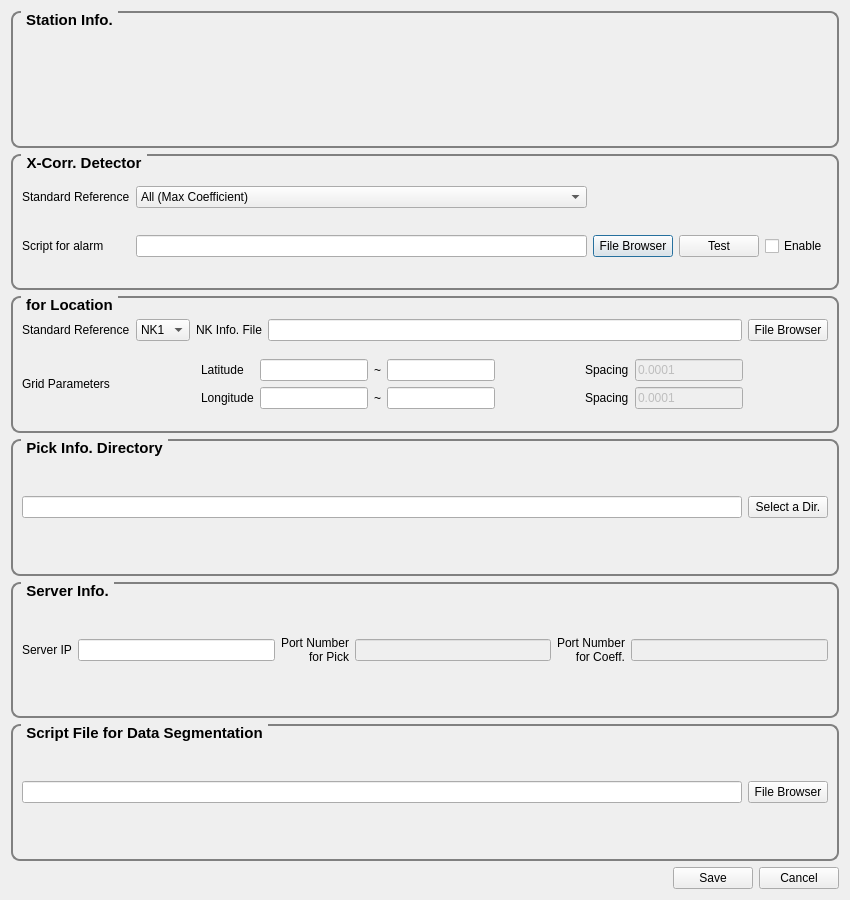
<?xml version="1.0" encoding="UTF-8"?>
<ui version="4.0">
 <class>Config</class>
 <widget class="QDialog" name="Config">
  <property name="geometry">
   <rect>
    <x>0</x>
    <y>0</y>
    <width>850</width>
    <height>900</height>
   </rect>
  </property>
  <property name="windowTitle">
   <string>Configuration</string>
  </property>
  <layout class="QVBoxLayout" name="verticalLayout">
   <item>
    <widget class="QGroupBox" name="staInfoGB">
     <property name="font">
      <font>
       <pointsize>11</pointsize>
       <weight>75</weight>
       <bold>true</bold>
      </font>
     </property>
     <property name="styleSheet">
      <string notr="true">QGroupBox { 
	border: 2px solid gray; 
	border-radius: 9px; 
	margin-top: 0.5em
}

QGroupBox::title {
	subcontrol-origin: margin;
	left: 10px;
	padding: 0 3px 0 3px;
}</string>
     </property>
     <property name="title">
      <string>Station Info.</string>
     </property>
     <layout class="QVBoxLayout" name="verticalLayout_2">
      <item>
       <layout class="QGridLayout" name="glayout"/>
      </item>
     </layout>
    </widget>
   </item>
   <item>
    <widget class="QGroupBox" name="groupBox_3">
     <property name="font">
      <font>
       <pointsize>11</pointsize>
       <weight>75</weight>
       <bold>true</bold>
      </font>
     </property>
     <property name="styleSheet">
      <string notr="true">QGroupBox { 
	border: 2px solid gray; 
	border-radius: 9px; 
	margin-top: 0.5em
}

QGroupBox::title {
	subcontrol-origin: margin;
	left: 10px;
	padding: 0 3px 0 3px;
}</string>
     </property>
     <property name="title">
      <string>X-Corr. Detector</string>
     </property>
     <layout class="QGridLayout" name="gridLayout_3">
      <item row="1" column="1">
       <widget class="QComboBox" name="xcorrStanRefCB">
        <item>
         <property name="text">
          <string>All (Max Coefficient)</string>
         </property>
        </item>
        <item>
         <property name="text">
          <string>NK1</string>
         </property>
        </item>
        <item>
         <property name="text">
          <string>NK2</string>
         </property>
        </item>
        <item>
         <property name="text">
          <string>NK3</string>
         </property>
        </item>
        <item>
         <property name="text">
          <string>NK4</string>
         </property>
        </item>
        <item>
         <property name="text">
          <string>NK5</string>
         </property>
        </item>
       </widget>
      </item>
      <item row="2" column="0">
       <widget class="QLabel" name="label_13">
        <property name="text">
         <string>Script for alarm</string>
        </property>
       </widget>
      </item>
      <item row="2" column="4">
       <widget class="QCheckBox" name="acheck1">
        <property name="layoutDirection">
         <enum>Qt::LeftToRight</enum>
        </property>
        <property name="text">
         <string>Enable</string>
        </property>
       </widget>
      </item>
      <item row="2" column="2">
       <widget class="QPushButton" name="fbro1">
        <property name="text">
         <string>File Browser</string>
        </property>
       </widget>
      </item>
      <item row="2" column="1">
       <widget class="QLineEdit" name="alarmfile1"/>
      </item>
      <item row="1" column="0">
       <widget class="QLabel" name="label_18">
        <property name="text">
         <string>Standard Reference</string>
        </property>
       </widget>
      </item>
      <item row="2" column="3">
       <widget class="QPushButton" name="test1">
        <property name="text">
         <string>Test</string>
        </property>
       </widget>
      </item>
     </layout>
    </widget>
   </item>
   <item>
    <widget class="QGroupBox" name="groupBox_6">
     <property name="font">
      <font>
       <pointsize>11</pointsize>
       <weight>75</weight>
       <bold>true</bold>
      </font>
     </property>
     <property name="styleSheet">
      <string notr="true">QGroupBox { 
	border: 2px solid gray; 
	border-radius: 9px; 
	margin-top: 0.5em
}

QGroupBox::title {
	subcontrol-origin: margin;
	left: 10px;
	padding: 0 3px 0 3px;
}</string>
     </property>
     <property name="title">
      <string>for Location</string>
     </property>
     <layout class="QVBoxLayout" name="verticalLayout_3">
      <item>
       <layout class="QHBoxLayout" name="horizontalLayout">
        <item>
         <widget class="QLabel" name="label_2">
          <property name="text">
           <string>Standard Reference</string>
          </property>
         </widget>
        </item>
        <item>
         <widget class="QComboBox" name="locStanRefCB">
          <item>
           <property name="text">
            <string>NK1</string>
           </property>
          </item>
          <item>
           <property name="text">
            <string>NK2</string>
           </property>
          </item>
          <item>
           <property name="text">
            <string>NK3</string>
           </property>
          </item>
          <item>
           <property name="text">
            <string>NK4</string>
           </property>
          </item>
          <item>
           <property name="text">
            <string>NK5</string>
           </property>
          </item>
         </widget>
        </item>
        <item>
         <widget class="QLabel" name="label">
          <property name="text">
           <string>NK Info. File</string>
          </property>
         </widget>
        </item>
        <item>
         <widget class="QLineEdit" name="nkinfofile"/>
        </item>
        <item>
         <widget class="QPushButton" name="fbro2">
          <property name="text">
           <string>File Browser</string>
          </property>
         </widget>
        </item>
       </layout>
      </item>
      <item>
       <layout class="QHBoxLayout" name="horizontalLayout_3">
        <item>
         <widget class="QLabel" name="label_3">
          <property name="text">
           <string>Grid Parameters</string>
          </property>
         </widget>
        </item>
        <item>
         <layout class="QGridLayout" name="gridLayout">
          <item row="1" column="3">
           <widget class="QLabel" name="label_7">
            <property name="text">
             <string>~</string>
            </property>
           </widget>
          </item>
          <item row="0" column="2">
           <widget class="QLineEdit" name="gridLatB"/>
          </item>
          <item row="0" column="1">
           <widget class="QLabel" name="label_4">
            <property name="text">
             <string>Latitude</string>
            </property>
           </widget>
          </item>
          <item row="0" column="3">
           <widget class="QLabel" name="label_6">
            <property name="text">
             <string>~</string>
            </property>
           </widget>
          </item>
          <item row="1" column="0">
           <spacer name="horizontalSpacer_3">
            <property name="orientation">
             <enum>Qt::Horizontal</enum>
            </property>
            <property name="sizeHint" stdset="0">
             <size>
              <width>10</width>
              <height>20</height>
             </size>
            </property>
           </spacer>
          </item>
          <item row="0" column="5">
           <spacer name="horizontalSpacer_4">
            <property name="orientation">
             <enum>Qt::Horizontal</enum>
            </property>
            <property name="sizeHint" stdset="0">
             <size>
              <width>40</width>
              <height>20</height>
             </size>
            </property>
           </spacer>
          </item>
          <item row="0" column="0">
           <spacer name="horizontalSpacer_2">
            <property name="orientation">
             <enum>Qt::Horizontal</enum>
            </property>
            <property name="sizeHint" stdset="0">
             <size>
              <width>10</width>
              <height>20</height>
             </size>
            </property>
           </spacer>
          </item>
          <item row="1" column="5">
           <spacer name="horizontalSpacer_5">
            <property name="orientation">
             <enum>Qt::Horizontal</enum>
            </property>
            <property name="sizeHint" stdset="0">
             <size>
              <width>40</width>
              <height>20</height>
             </size>
            </property>
           </spacer>
          </item>
          <item row="1" column="4">
           <widget class="QLineEdit" name="gridLonE"/>
          </item>
          <item row="0" column="4">
           <widget class="QLineEdit" name="gridLatE"/>
          </item>
          <item row="1" column="2">
           <widget class="QLineEdit" name="gridLonB"/>
          </item>
          <item row="1" column="1">
           <widget class="QLabel" name="label_5">
            <property name="text">
             <string>Longitude</string>
            </property>
           </widget>
          </item>
          <item row="0" column="7">
           <widget class="QLineEdit" name="lineEdit">
            <property name="enabled">
             <bool>false</bool>
            </property>
            <property name="acceptDrops">
             <bool>true</bool>
            </property>
            <property name="text">
             <string>0.0001</string>
            </property>
           </widget>
          </item>
          <item row="1" column="6">
           <widget class="QLabel" name="label_9">
            <property name="text">
             <string>Spacing</string>
            </property>
           </widget>
          </item>
          <item row="0" column="6">
           <widget class="QLabel" name="label_8">
            <property name="text">
             <string>Spacing</string>
            </property>
           </widget>
          </item>
          <item row="1" column="7">
           <widget class="QLineEdit" name="lineEdit_2">
            <property name="enabled">
             <bool>false</bool>
            </property>
            <property name="acceptDrops">
             <bool>true</bool>
            </property>
            <property name="text">
             <string>0.0001</string>
            </property>
           </widget>
          </item>
          <item row="0" column="8">
           <spacer name="horizontalSpacer_6">
            <property name="orientation">
             <enum>Qt::Horizontal</enum>
            </property>
            <property name="sizeHint" stdset="0">
             <size>
              <width>40</width>
              <height>20</height>
             </size>
            </property>
           </spacer>
          </item>
          <item row="1" column="8">
           <spacer name="horizontalSpacer_7">
            <property name="orientation">
             <enum>Qt::Horizontal</enum>
            </property>
            <property name="sizeHint" stdset="0">
             <size>
              <width>40</width>
              <height>20</height>
             </size>
            </property>
           </spacer>
          </item>
         </layout>
        </item>
       </layout>
      </item>
     </layout>
    </widget>
   </item>
   <item>
    <widget class="QGroupBox" name="groupBox_5">
     <property name="font">
      <font>
       <pointsize>11</pointsize>
       <weight>75</weight>
       <bold>true</bold>
      </font>
     </property>
     <property name="styleSheet">
      <string notr="true">QGroupBox { 
	border: 2px solid gray; 
	border-radius: 9px; 
	margin-top: 0.5em
}

QGroupBox::title {
	subcontrol-origin: margin;
	left: 10px;
	padding: 0 3px 0 3px;
}</string>
     </property>
     <property name="title">
      <string>Pick Info. Directory</string>
     </property>
     <layout class="QHBoxLayout" name="horizontalLayout_2">
      <item>
       <widget class="QLineEdit" name="dataDir"/>
      </item>
      <item>
       <widget class="QPushButton" name="dataDirB">
        <property name="text">
         <string>Select a Dir.</string>
        </property>
       </widget>
      </item>
     </layout>
    </widget>
   </item>
   <item>
    <widget class="QGroupBox" name="groupBox_4">
     <property name="font">
      <font>
       <pointsize>11</pointsize>
       <weight>75</weight>
       <bold>true</bold>
      </font>
     </property>
     <property name="styleSheet">
      <string notr="true">QGroupBox { 
	border: 2px solid gray; 
	border-radius: 9px; 
	margin-top: 0.5em
}

QGroupBox::title {
	subcontrol-origin: margin;
	left: 10px;
	padding: 0 3px 0 3px;
}</string>
     </property>
     <property name="title">
      <string>Server Info.</string>
     </property>
     <layout class="QGridLayout" name="gridLayout_4">
      <item row="0" column="0">
       <widget class="QLabel" name="label_15">
        <property name="text">
         <string>Server IP</string>
        </property>
       </widget>
      </item>
      <item row="0" column="3">
       <widget class="QLineEdit" name="zmqPortForPick">
        <property name="enabled">
         <bool>false</bool>
        </property>
       </widget>
      </item>
      <item row="0" column="2">
       <widget class="QLabel" name="label_16">
        <property name="text">
         <string>Port Number
for Pick</string>
        </property>
        <property name="alignment">
         <set>Qt::AlignRight|Qt::AlignTrailing|Qt::AlignVCenter</set>
        </property>
       </widget>
      </item>
      <item row="0" column="1">
       <widget class="QLineEdit" name="zmqServerIP"/>
      </item>
      <item row="0" column="4">
       <widget class="QLabel" name="label_17">
        <property name="text">
         <string>Port Number
for Coeff.</string>
        </property>
        <property name="alignment">
         <set>Qt::AlignRight|Qt::AlignTrailing|Qt::AlignVCenter</set>
        </property>
       </widget>
      </item>
      <item row="0" column="5">
       <widget class="QLineEdit" name="zmqPortForCoeff">
        <property name="enabled">
         <bool>false</bool>
        </property>
       </widget>
      </item>
     </layout>
    </widget>
   </item>
   <item>
    <widget class="QGroupBox" name="groupBox">
     <property name="font">
      <font>
       <pointsize>11</pointsize>
       <weight>75</weight>
       <bold>true</bold>
      </font>
     </property>
     <property name="styleSheet">
      <string notr="true">QGroupBox { 
	border: 2px solid gray; 
	border-radius: 9px; 
	margin-top: 0.5em
}

QGroupBox::title {
	subcontrol-origin: margin;
	left: 10px;
	padding: 0 3px 0 3px;
}</string>
     </property>
     <property name="title">
      <string>Script File for Data Segmentation</string>
     </property>
     <layout class="QHBoxLayout" name="horizontalLayout_5">
      <item>
       <widget class="QLineEdit" name="segmentLE"/>
      </item>
      <item>
       <widget class="QPushButton" name="fbro3">
        <property name="text">
         <string>File Browser</string>
        </property>
       </widget>
      </item>
     </layout>
    </widget>
   </item>
   <item>
    <layout class="QHBoxLayout" name="horizontalLayout_4">
     <item>
      <spacer name="horizontalSpacer">
       <property name="orientation">
        <enum>Qt::Horizontal</enum>
       </property>
       <property name="sizeHint" stdset="0">
        <size>
         <width>40</width>
         <height>20</height>
        </size>
       </property>
      </spacer>
     </item>
     <item>
      <widget class="QPushButton" name="saveButton">
       <property name="text">
        <string>Save</string>
       </property>
      </widget>
     </item>
     <item>
      <widget class="QPushButton" name="cancelButton">
       <property name="text">
        <string>Cancel</string>
       </property>
      </widget>
     </item>
    </layout>
   </item>
  </layout>
 </widget>
 <tabstops>
  <tabstop>xcorrStanRefCB</tabstop>
  <tabstop>alarmfile1</tabstop>
  <tabstop>fbro1</tabstop>
  <tabstop>test1</tabstop>
  <tabstop>acheck1</tabstop>
  <tabstop>dataDir</tabstop>
  <tabstop>dataDirB</tabstop>
  <tabstop>zmqServerIP</tabstop>
  <tabstop>zmqPortForPick</tabstop>
  <tabstop>zmqPortForCoeff</tabstop>
 </tabstops>
 <resources/>
 <connections/>
</ui>
